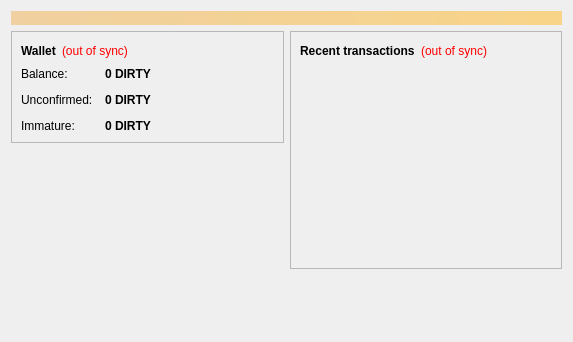
<?xml version="1.0" encoding="UTF-8"?>
<ui version="4.0">
 <class>OverviewPage</class>
 <widget class="QWidget" name="OverviewPage">
  <property name="geometry">
   <rect>
    <x>0</x>
    <y>0</y>
    <width>573</width>
    <height>342</height>
   </rect>
  </property>
  <property name="windowTitle">
   <string>Form</string>
  </property>
  <layout class="QVBoxLayout" name="topLayout">
   <item>
    <widget class="QLabel" name="labelAlerts">
     <property name="visible">
      <bool>false</bool>
     </property>
     <property name="styleSheet">
      <string notr="true">background-color: qlineargradient(x1: 0, y1: 0, x2: 1, y2: 0, stop:0 #F0D0A0, stop:1 #F8D488); color:#000000;</string>
     </property>
     <property name="wordWrap">
      <bool>true</bool>
     </property>
     <property name="margin">
      <number>3</number>
     </property>
    </widget>
   </item>
   <item>
    <layout class="QHBoxLayout" name="horizontalLayout" stretch="1,1">
     <item>
      <layout class="QVBoxLayout" name="verticalLayout_2">
       <item>
        <widget class="QFrame" name="frame">
         <property name="frameShape">
          <enum>QFrame::StyledPanel</enum>
         </property>
         <property name="frameShadow">
          <enum>QFrame::Raised</enum>
         </property>
         <layout class="QVBoxLayout" name="verticalLayout_4">
          <item>
           <layout class="QHBoxLayout" name="horizontalLayout_4">
            <item>
             <widget class="QLabel" name="label_5">
              <property name="font">
               <font>
                <weight>75</weight>
                <bold>true</bold>
               </font>
              </property>
              <property name="text">
               <string>Wallet</string>
              </property>
             </widget>
            </item>
            <item>
             <widget class="QLabel" name="labelWalletStatus">
              <property name="toolTip">
               <string>The displayed information may be out of date. Your wallet automatically synchronizes with the dimecoindirtiest network after a connection is established, but this process has not completed yet.</string>
              </property>
              <property name="styleSheet">
               <string notr="true">QLabel { color: red; }</string>
              </property>
              <property name="text">
               <string notr="true">(out of sync)</string>
              </property>
              <property name="alignment">
               <set>Qt::AlignLeading|Qt::AlignLeft|Qt::AlignVCenter</set>
              </property>
             </widget>
            </item>
            <item>
             <spacer name="horizontalSpacer_2">
              <property name="orientation">
               <enum>Qt::Horizontal</enum>
              </property>
              <property name="sizeHint" stdset="0">
               <size>
                <width>40</width>
                <height>20</height>
               </size>
              </property>
             </spacer>
            </item>
           </layout>
          </item>
          <item>
           <layout class="QFormLayout" name="formLayout_2">
            <property name="fieldGrowthPolicy">
             <enum>QFormLayout::AllNonFixedFieldsGrow</enum>
            </property>
            <property name="horizontalSpacing">
             <number>12</number>
            </property>
            <property name="verticalSpacing">
             <number>12</number>
            </property>
            <item row="0" column="0">
             <widget class="QLabel" name="label">
              <property name="text">
               <string>Balance:</string>
              </property>
             </widget>
            </item>
            <item row="0" column="1">
             <widget class="QLabel" name="labelBalance">
              <property name="font">
               <font>
                <weight>75</weight>
                <bold>true</bold>
               </font>
              </property>
              <property name="cursor">
               <cursorShape>IBeamCursor</cursorShape>
              </property>
              <property name="toolTip">
               <string>Your current balance</string>
              </property>
              <property name="text">
               <string notr="true">0 DIRTY</string>
              </property>
              <property name="textInteractionFlags">
               <set>Qt::LinksAccessibleByMouse|Qt::TextSelectableByKeyboard|Qt::TextSelectableByMouse</set>
              </property>
             </widget>
            </item>
            <item row="1" column="0">
             <widget class="QLabel" name="label_3">
              <property name="text">
               <string>Unconfirmed:</string>
              </property>
             </widget>
            </item>
            <item row="1" column="1">
             <widget class="QLabel" name="labelUnconfirmed">
              <property name="font">
               <font>
                <weight>75</weight>
                <bold>true</bold>
               </font>
              </property>
              <property name="cursor">
               <cursorShape>IBeamCursor</cursorShape>
              </property>
              <property name="toolTip">
               <string>Total of transactions that have yet to be confirmed, and do not yet count toward the current balance</string>
              </property>
              <property name="text">
               <string notr="true">0 DIRTY</string>
              </property>
              <property name="textInteractionFlags">
               <set>Qt::LinksAccessibleByMouse|Qt::TextSelectableByKeyboard|Qt::TextSelectableByMouse</set>
              </property>
             </widget>
            </item>
            <item row="2" column="0">
             <widget class="QLabel" name="labelImmatureText">
              <property name="text">
               <string>Immature:</string>
              </property>
             </widget>
            </item>
            <item row="2" column="1">
             <widget class="QLabel" name="labelImmature">
              <property name="font">
               <font>
                <weight>75</weight>
                <bold>true</bold>
               </font>
              </property>
              <property name="toolTip">
               <string>Mined balance that has not yet matured</string>
              </property>
              <property name="text">
               <string notr="true">0 DIRTY</string>
              </property>
              <property name="textInteractionFlags">
               <set>Qt::LinksAccessibleByMouse|Qt::TextSelectableByKeyboard|Qt::TextSelectableByMouse</set>
              </property>
             </widget>
            </item>
           </layout>
          </item>
         </layout>
        </widget>
       </item>
       <item>
        <spacer name="verticalSpacer">
         <property name="orientation">
          <enum>Qt::Vertical</enum>
         </property>
         <property name="sizeHint" stdset="0">
          <size>
           <width>20</width>
           <height>40</height>
          </size>
         </property>
        </spacer>
       </item>
      </layout>
     </item>
     <item>
      <layout class="QVBoxLayout" name="verticalLayout_3">
       <item>
        <widget class="QFrame" name="frame_2">
         <property name="frameShape">
          <enum>QFrame::StyledPanel</enum>
         </property>
         <property name="frameShadow">
          <enum>QFrame::Raised</enum>
         </property>
         <layout class="QVBoxLayout" name="verticalLayout">
          <item>
           <layout class="QHBoxLayout" name="horizontalLayout_2">
            <item>
             <widget class="QLabel" name="label_4">
              <property name="text">
               <string>&lt;b&gt;Recent transactions&lt;/b&gt;</string>
              </property>
             </widget>
            </item>
            <item>
             <widget class="QLabel" name="labelTransactionsStatus">
              <property name="toolTip">
               <string>The displayed information may be out of date. Your wallet automatically synchronizes with the dimecoindirtiest network after a connection is established, but this process has not completed yet.</string>
              </property>
              <property name="styleSheet">
               <string notr="true">QLabel { color: red; }</string>
              </property>
              <property name="text">
               <string notr="true">(out of sync)</string>
              </property>
              <property name="alignment">
               <set>Qt::AlignRight|Qt::AlignTrailing|Qt::AlignVCenter</set>
              </property>
             </widget>
            </item>
            <item>
             <spacer name="horizontalSpacer">
              <property name="orientation">
               <enum>Qt::Horizontal</enum>
              </property>
              <property name="sizeHint" stdset="0">
               <size>
                <width>40</width>
                <height>20</height>
               </size>
              </property>
             </spacer>
            </item>
           </layout>
          </item>
          <item>
           <widget class="QListView" name="listTransactions">
            <property name="styleSheet">
             <string notr="true">QListView { background: transparent; }</string>
            </property>
            <property name="frameShape">
             <enum>QFrame::NoFrame</enum>
            </property>
            <property name="verticalScrollBarPolicy">
             <enum>Qt::ScrollBarAlwaysOff</enum>
            </property>
            <property name="horizontalScrollBarPolicy">
             <enum>Qt::ScrollBarAlwaysOff</enum>
            </property>
            <property name="selectionMode">
             <enum>QAbstractItemView::NoSelection</enum>
            </property>
           </widget>
          </item>
         </layout>
        </widget>
       </item>
       <item>
        <spacer name="verticalSpacer_2">
         <property name="orientation">
          <enum>Qt::Vertical</enum>
         </property>
         <property name="sizeHint" stdset="0">
          <size>
           <width>20</width>
           <height>40</height>
          </size>
         </property>
        </spacer>
       </item>
      </layout>
     </item>
    </layout>
   </item>
  </layout>
 </widget>
 <resources/>
 <connections/>
</ui>
